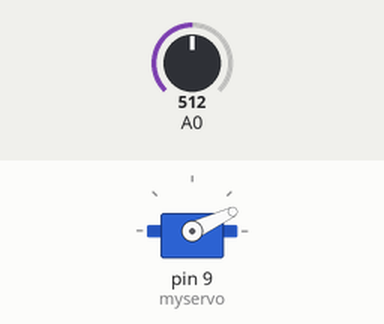
This sketch was run on a simulated Arduino Uno, built with avr-gcc and run on an emulated ATmega328P. Parts: servo. The test bench sets the inputs (shaded band); at power-on: A0 = 512.

Above: at 0.4 s.
At 1.0 s:
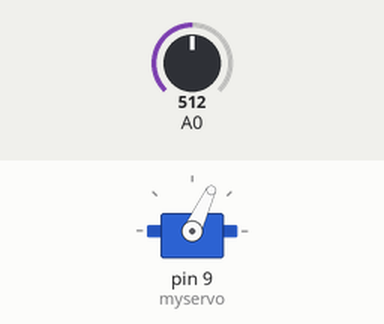
At 1.6 s:
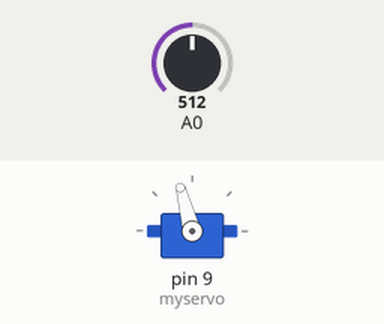
At 2.8 s:
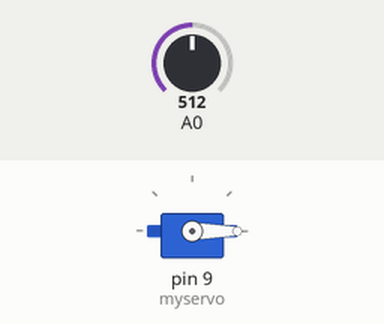
Timing chart, 0 to 4.3 s (numbered marks = the images above):
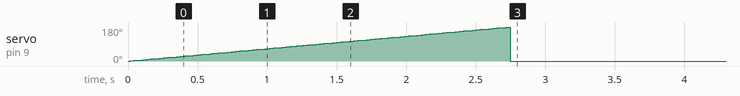

The sketch:

FindMaxLight.ino
```cpp
#include <Servo.h>

Servo myservo;  // Create Servo object to control a servo

int pos = 0;    // Variable to store the servo position

int maxLight = 0;
int maxLightAngle = 0;

void setup() {
  myservo.attach(9);  // Attaches the servo on pin 9 to the Servo object

    for (pos = 0; pos <= 180; pos += 1) { // Goes from 0 degrees to 180 degrees
    // in steps of 1 degree
    int lightValue = analogRead(A0);
    if (lightValue > maxLight){
      maxLight = lightValue;
      maxLightAngle = pos;
    }


    myservo.write(pos);              // Tell servo to go to position in variable 'pos'
    delay(15);                       // Waits 15 ms for the servo to reach the position
  }

  myservo.write(maxLightAngle);       // Point towards strongest source of light
}

void loop() {

}
```
